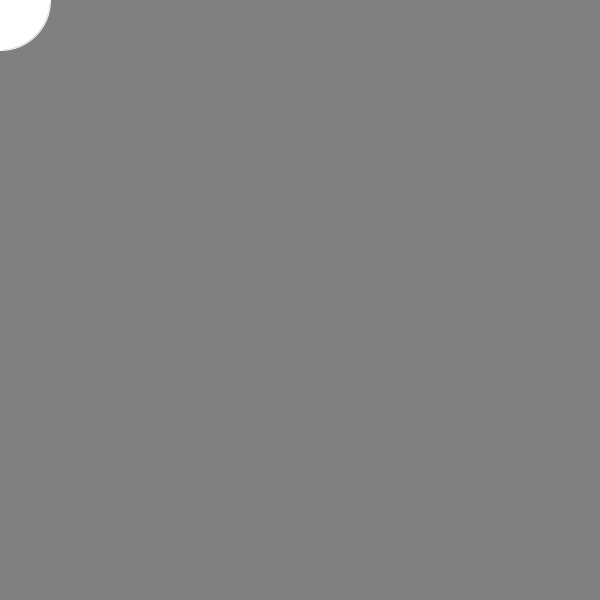
Frame 1 (no input)
Frame 60 (the mouse pressed at the canvas centre just before this capture): identical to frame 1, image omitted
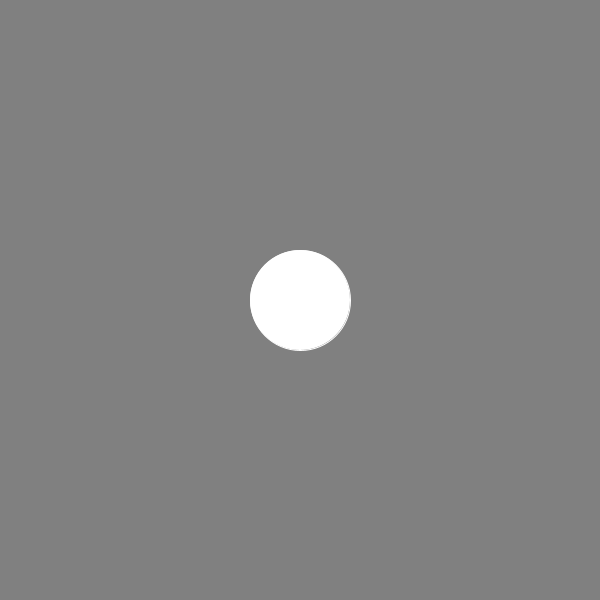
Frame 120 (the mouse held since frame 60 and released just before this capture)

The Processing sketch that drew these frames (run headless with seeded random() and noise(); from frame 60 on, the mouse is pressed at the canvas centre):

// Processing sketch: sample_01
// ── sample_01.pde
// interaction(mouse, keyboard, image)
// https://processing.org/reference/#input

// MOUSE 
// mouseX, mouseY
// mousePressed
// mousePressed()
// pmouseX, pmouseY
// mouseButton

// EASING

// IMAGE

// KEYBOARD 

void setup() {
  size(600, 600);
  stroke(255);
}

void draw() {
  background(128);
  ellipse(mouseX, mouseY, 100, 100);
}
